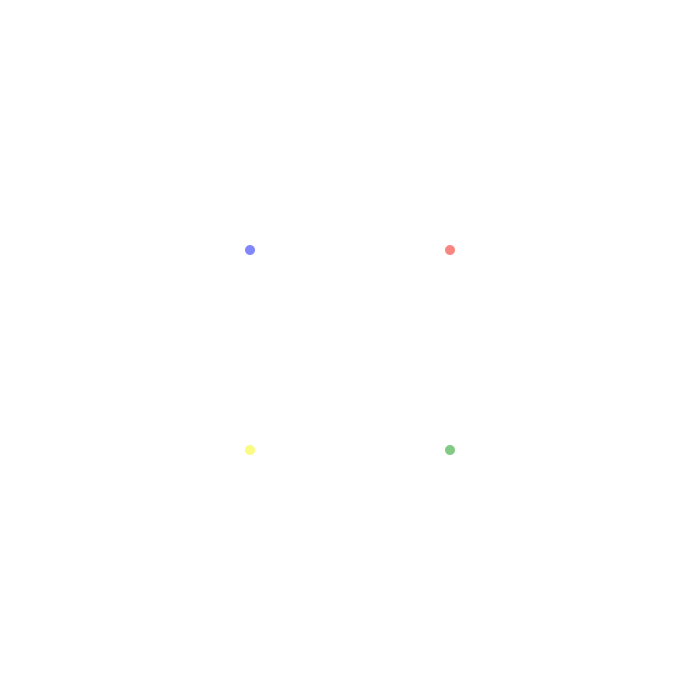
Frame 1 (no input)
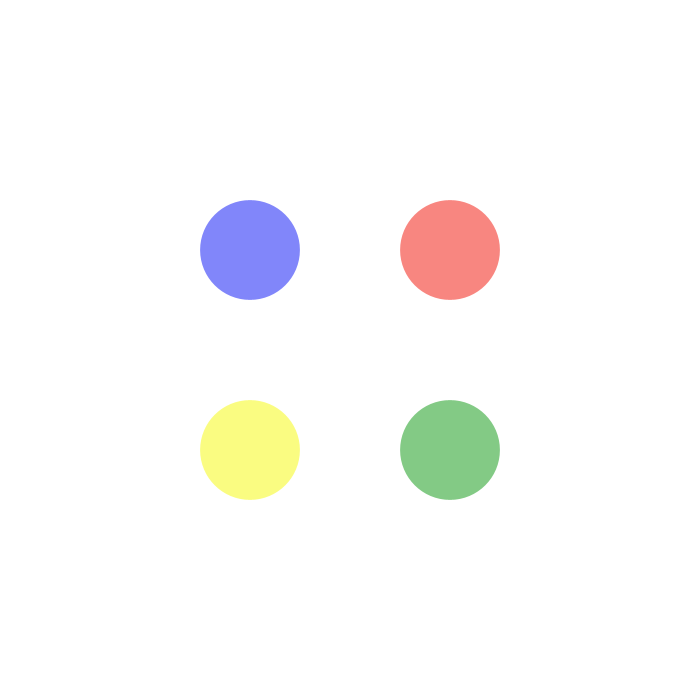
Frame 60 (the mouse pressed at the canvas centre just before this capture)
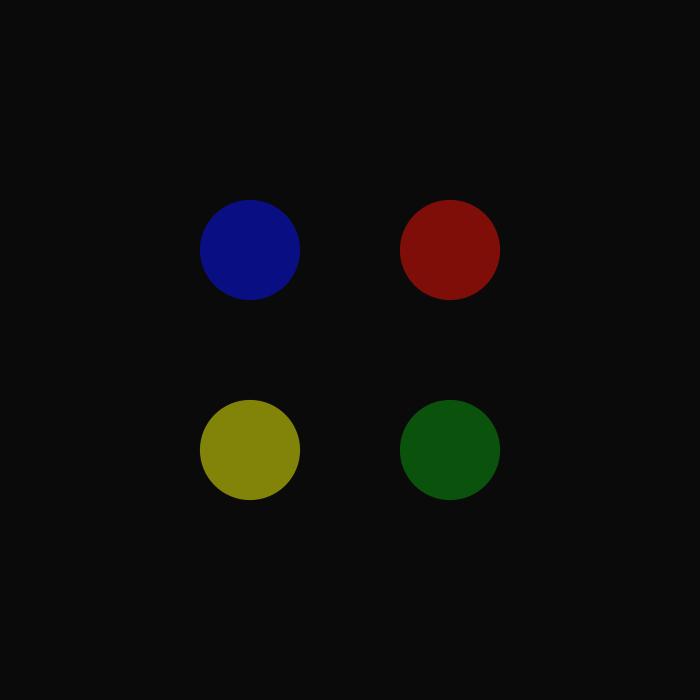
Frame 120 (the mouse held since frame 60 and released just before this capture)

The Processing sketch that drew these frames (run headless with seeded random() and noise(); from frame 60 on, the mouse is pressed at the canvas centre):

// Processing sketch: processing_107545
// ── processing_107545.pde

float vel=0;
float lento =0 ;
void setup() {
  size(700, 700);
}
void draw() {
  background(255);// borras lo anterir no deja rastro 
  vel= dist(mouseX, mouseY, pmouseX, pmouseY)*2;// mide la velocidad 
  vel= vel+100;
 lento=(lento *0.9)+(vel*0.1); //hace mas lento con respecto a la velocidad del mause
  if (mousePressed) {
   background(10);
  }
noStroke();
  fill(7, 17, 245,130);//azul
  ellipse(250, 250, lento,lento);
  fill(245, 250, 8,130);//amarillo
  ellipse(250, 450, lento, lento);
  fill(242, 17, 5,130);//rojo
  ellipse(450, 250, lento,lento);
  fill(11, 152, 16,130);//verde
  ellipse(450, 450, lento,lento);
}
